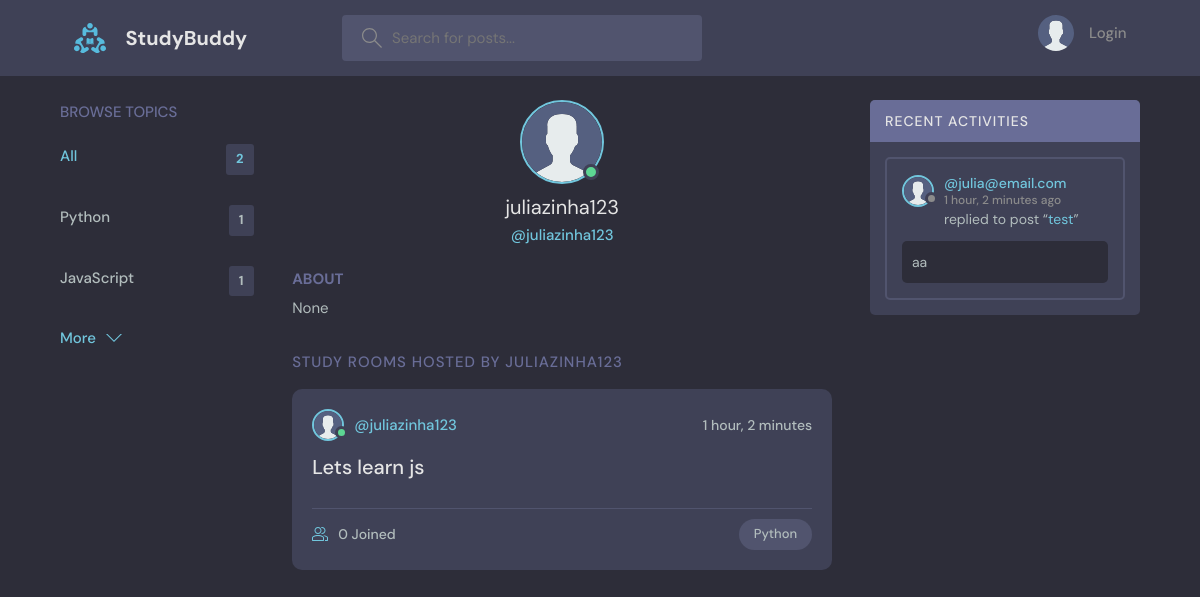
The page /profile/3 on the database its author committed.
### base/models.py (models this page shows, shortened)
class Topic(models.Model):
    name = models.CharField(max_length=200)

class User(AbstractUser):
    name = models.CharField(max_length=200, null=True)
    email = models.EmailField(unique=True, null=True)
    bio = models.TextField(null=True)
    avatar = models.ImageField(null=True, default="avatar.svg")
    USERNAME_FIELD = 'email'
    REQUIRED_FIELDS = []

class Room(models.Model):
    host =  models.ForeignKey(User, on_delete=models.SET_NULL, null=True)
    topic = models.ForeignKey(Topic, on_delete=models.SET_NULL, null=True)
    name = models.CharField(max_length=200)
    description = models.TextField(null=False, blank=True)
    participants = models.ManyToManyField(User, related_name='participants', blank=True)
    updated = models.DateTimeField(auto_now=True)
    created = models.DateTimeField(auto_now_add=True)
    class Meta:
        ordering = ['-created','-updated']
    def __str__(self):
        return self.name

class Message(models.Model):
    user = models.ForeignKey(User, on_delete=models.CASCADE)
    room = models.ForeignKey(Room, on_delete=models.CASCADE)
    body = models.TextField()
    updated = models.DateTimeField(auto_now=True)
    created = models.DateTimeField(auto_now_add=True)
    class Meta:
        ordering = ['-created','-updated']

### base/views.py (the view)
# urls.py: path('profile/<str:pk>', userProfile, name='user_profile'),
def userProfile(request, pk):
    user = User.objects.get(id=pk)
    rooms = user.room_set.all()
    room_messages = user.message_set.all()
    topics = Topic.objects.all()
    context = {'user': user, 'rooms':rooms, 'room_messages': room_messages, 'topics': topics}
    return render(request, 'base/profile.html', context)

### base/templates/base/profile.html (shortened to what this page needs)
{% extends 'base.html' %}
{% block content %}
<main class="profile-page layout layout--3">
    <div class="container">
      {% include 'base/topics_component.html' %}
      <div class="roomList">
        <div class="profile">
          <div class="profile__avatar">
            <div class="avatar avatar--large active">
              <img src="{{user.avatar.url}}" />
            </div>
          </div>
          <div class="profile__info">
            <h3>{{user.username}}</h3>
            <p>@{{user.username}}</p>
          </div>
          <div class="profile__about">
            <h3>About</h3>
            <p>
              {{user.bio}}
            </p>
          </div>
        </div>
        <div class="roomList__header">
          <div>
            <h2>Study Rooms Hosted by {{user.username}}</a>
            </h2>
          </div>
        </div>
        {% include 'base/feed_component.html' %}
      </div>
      {% include 'base/activity_component.html' %}
    </div>
  </main>
</body>
</html>
{% endblock content %}

### templates/base.html (shortened to what this page needs)
<!DOCTYPE html>
{% load static %}
<html lang="en">
<head>
    <link rel="stylesheet" href="{% static 'styles/style.css' %}" />
</head>
<body>
    {% include 'navbar.html' %}
    {% block content %}
    {% endblock content %}
</body>
</html>

### templates/navbar.html (shortened to what this page needs)
{% load static %}
<header class="header header--loggedIn">
    <div class="container">
      <a href="{% url 'home' %}" class="header__logo">
        <img src="{% static 'images/logo.svg'%}">
        <h1>StudyBuddy</h1>
      </a>
      <form class="header__search" method='GET' action="{% url 'home' %}">
        <label>
          <input name='q' placeholder="Search for posts..." />
        </label>
      </form>
      <nav class="header__menu">
        {% if request.user.is_authenticated %}
        <div class="header__user">
          <a href="{% url 'update_user' user.id %}">
            <div class="avatar avatar--medium active">
              <img src="{{request.user.avatar.url}}" />
            </div>
            <p>{{request.user.username}}<span>{{request.user.username}}</span></p>
          </a>
          <button class="dropdown-button">
            <svg version="1.1" xmlns="http://www.w3.org/2000/svg" width="32" height="32" viewBox="0 0 32 32">
              <title>chevron-down</title>
              <path d="M16 21l-13-13h-3l16 16 16-16h-3l-13 13z"></path>
            </svg>
          </button>
        </div>
        {% else %}
        <a href="{% url 'login' %}">
          <img src="{% static 'images/avatar.svg'%}">
          <p>Login</p>
        </a>
        {% endif %}
      </nav>
    </div>
  </header>

### base/templates/base/topics_component.html
<div class="topics">
    <div class="topics__header">
      <h2>Browse Topics</h2>
    </div>
    <ul class="topics__list">
      <li>
        <a href="{% url 'home' %}" class="active">All <span>{{topics.count}}</span></a>
      </li>
      {% for topic in topics%}
        <li>
                <a href="{% url 'home' %}?q={{topic.name}}">{{topic.name}}<span>{{topic.room_set.all.count}}</span></a>
         </li>
      {% endfor %}
    </ul>
    <a class="btn btn--link" href="{% url 'topics' %}">
      More
      <svg version="1.1" xmlns="http://www.w3.org/2000/svg" width="32" height="32" viewBox="0 0 32 32">
        <title>chevron-down</title>
        <path d="M16 21l-13-13h-3l16 16 16-16h-3l-13 13z"></path>
      </svg>
    </a>
</div>

### base/templates/base/feed_component.html (shortened to what this page needs)
{% for room in rooms %}
<div class="roomListRoom">
    <div class="roomListRoom__header">
    <a href="{% url 'user_profile' room.host.id %}" class="roomListRoom__author">
        <div class="avatar avatar--small active">
        <img src="{{room.host.avatar.url}}" />
        </div>
        <span>@{{room.host.username}}</span>
    </a>
    <div class="roomListRoom__actions">
        <span>{{room.created|timesince}}</span>
    </div>
    </div>
    <div class="roomListRoom__content">
    <a href="{% url 'room' room.id %}">{{room.name}}</a>
    </div>
    <div class="roomListRoom__meta">
    <a href="{% url 'room' room.id %}" class="roomListRoom__joined">
        {{room.participants.all.count}} Joined
    </a>
    <p class="roomListRoom__topic">Python</p>
    </div>
</div>
{% endfor %}

### base/templates/base/activity_component.html (shortened to what this page needs)
<div class="activities">
    <div class="activities__header">
      <h2>Recent Activities</h2>
    </div>
    {% for message in room_messages %}
    <div class="activities__box">
      <div class="activities__boxHeader roomListRoom__header">
        <a href="{% url 'user_profile' message.user.id %}" class="roomListRoom__author">
          <div class="avatar avatar--small">
            <img src="{{message.user.avatar.url}}" />
          </div>
          <p>
            @{{message.user}}
            <span>{{message.created|timesince}} ago</span>
          </p>
        </a>
      </div>
      <div class="activities__boxContent">
        <p>replied to post “<a href="{% url 'room' message.room.id %}">{{message.room}}</a>”</p>
        <div class="activities__boxRoomContent">
          {{message.body}}
        </div>
      </div>
    </div>
    {% endfor %}
</div>

### rows shown on the page
Topic: name "Python", room_set.all.count "1"
Topic: name "JavaScript", room_set.all.count "1"
User: avatar (placeholder picture), username "juliazinha123", bio "None", username "JULIAZINHA123"
Room: host.avatar (placeholder picture), host.username "juliazinha123", created "1 hour, 2 minutes", name "Lets learn js", participants.all.count "0"
Message: user.avatar (placeholder picture), user "julia@email.com", created "1 hour, 2 minutes", room "test", body "aa"

### other values the page prints
{{ topics.count }} "2"
